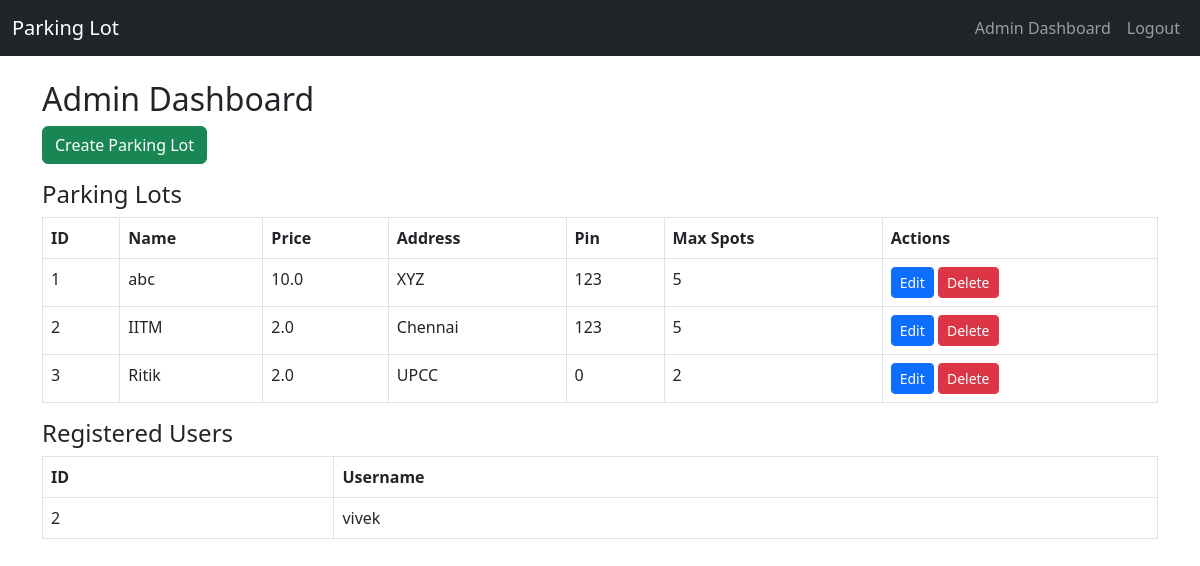
The app's page /admin (signed in), older data.
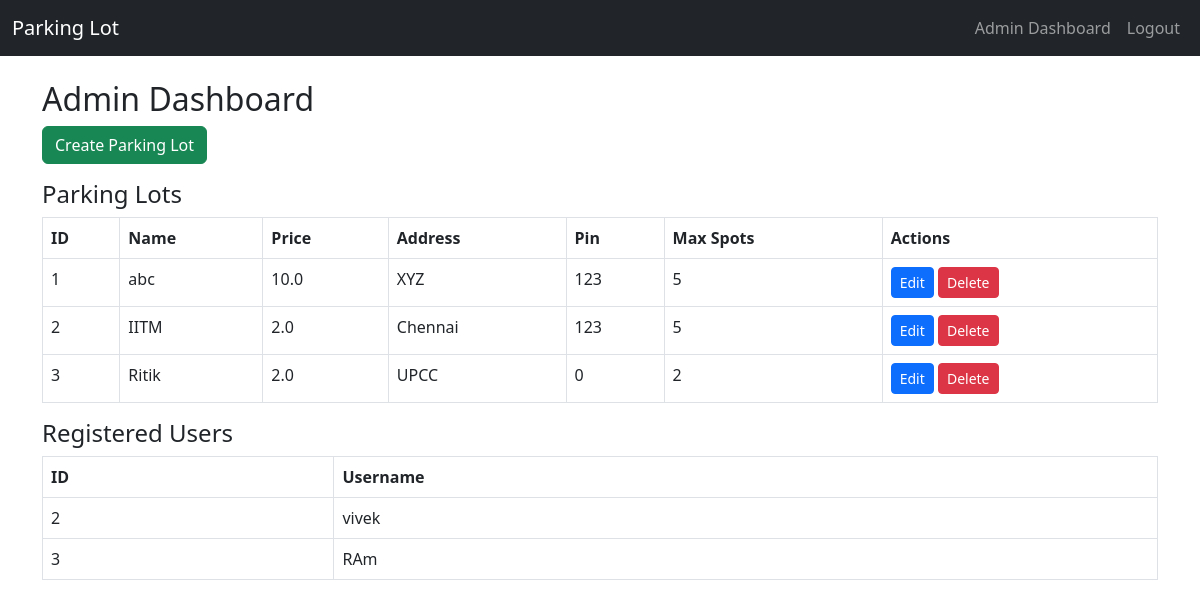
The same page, newer data.
### models.py (models this page shows)
class ParkingLot(db.Model):
    id = db.Column(db.Integer, primary_key=True)
    prime_location_name = db.Column(db.String(120), nullable=False)
    price = db.Column(db.Float, nullable=False)
    address = db.Column(db.String(200), nullable=False)
    pin_code = db.Column(db.Integer, nullable=False)
    maximum_number_of_spots = db.Column(db.Integer, nullable=False)
    spots = db.relationship('ParkingSpot', backref='lot', lazy=True)

class User(db.Model):
    id = db.Column(db.Integer, primary_key=True)
    username = db.Column(db.String(80), unique=True, nullable=False)
    password = db.Column(db.String(120), nullable=False)
    role = db.Column(db.String(10), nullable=False)
    reservations = db.relationship('Reservation', backref='user', lazy=True)

### app.py (the view)
@app.route('/admin')
def admin_dashboard():
    if session.get('role') != 'admin':
        return redirect(url_for('login'))
    lots = ParkingLot.query.all()
    users = User.query.filter_by(role='user').all()
    return render_template('admin_dashboard.html', lots=lots, users=users)

### templates/admin_dashboard.html
{% extends 'base.html' %}
{% block content %}
<h2>Admin Dashboard</h2>
<a href="/admin/create_lot" class="btn btn-success mb-3">Create Parking Lot</a>
<h4>Parking Lots</h4>
<table class="table table-bordered">
  <thead><tr><th>ID</th><th>Name</th><th>Price</th><th>Address</th><th>Pin</th><th>Max Spots</th><th>Actions</th></tr></thead>
  <tbody>
    {% for lot in lots %}
    <tr>
      <td>{{ lot.id }}</td>
      <td>{{ lot.prime_location_name }}</td>
      <td>{{ lot.price }}</td>
      <td>{{ lot.address }}</td>
      <td>{{ lot.pin_code }}</td>
      <td>{{ lot.maximum_number_of_spots }}</td>
      <td>
        <a href="/admin/edit_lot/{{ lot.id }}" class="btn btn-sm btn-primary">Edit</a>
        <a href="/admin/delete_lot/{{ lot.id }}" class="btn btn-sm btn-danger">Delete</a>
      </td>
    </tr>
    {% endfor %}
  </tbody>
</table>
<h4>Registered Users</h4>
<table class="table table-bordered">
  <thead><tr><th>ID</th><th>Username</th></tr></thead>
  <tbody>
    {% for user in users %}
    <tr><td>{{ user.id }}</td><td>{{ user.username }}</td></tr>
    {% endfor %}
  </tbody>
</table>
{% endblock %}

Row changes from the older to the newer data that the page shows:
added User: id "3", username "RAm"
